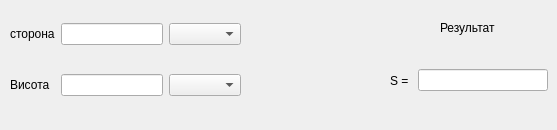
      <widget class="QWidget" name="one_side_height">
       <widget class="QWidget" name="horizontalLayoutWidget_3">
        <property name="geometry">
         <rect>
          <x>390</x>
          <y>50</y>
          <width>158</width>
          <height>61</height>
         </rect>
        </property>
        <layout class="QHBoxLayout" name="horizontalLayout_3">
         <item>
          <widget class="QLabel" name="label_39">
           <property name="text">
            <string>S = </string>
           </property>
          </widget>
         </item>
         <item>
          <widget class="QLineEdit" name="lineEdit_27"/>
         </item>
        </layout>
       </widget>
       <widget class="QWidget" name="formLayoutWidget_3">
        <property name="geometry">
         <rect>
          <x>10</x>
          <y>0</y>
          <width>231</width>
          <height>121</height>
         </rect>
        </property>
        <layout class="QGridLayout" name="gridLayout_3">
         <item row="1" column="1">
          <widget class="QLineEdit" name="lineEdit_4"/>
         </item>
         <item row="0" column="1">
          <widget class="QLineEdit" name="lineEdit_5"/>
         </item>
         <item row="0" column="0">
          <widget class="QLabel" name="label_10">
           <property name="text">
            <string>сторона</string>
           </property>
          </widget>
         </item>
         <item row="1" column="2">
          <widget class="QComboBox" name="comboBox_7"/>
         </item>
         <item row="0" column="2">
          <widget class="QComboBox" name="comboBox_6"/>
         </item>
         <item row="1" column="0">
          <widget class="QLabel" name="label_11">
           <property name="text">
            <string>Висота</string>
           </property>
          </widget>
         </item>
        </layout>
       </widget>
       <widget class="QLabel" name="label_31">
        <property name="geometry">
         <rect>
          <x>440</x>
          <y>20</y>
          <width>81</width>
          <height>16</height>
         </rect>
        </property>
        <property name="text">
         <string>Результат</string>
        </property>
       </widget>
      </widget>
